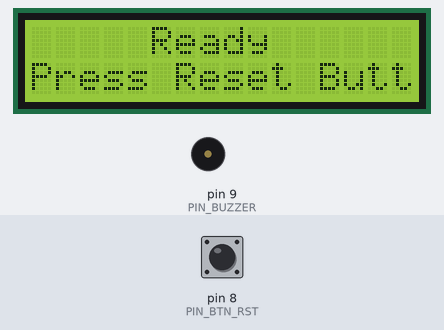
This sketch was run on a simulated Arduino Uno, built with avr-gcc and run on an emulated ATmega328P. On the bench: 16×2 character LCD, buzzer (waves = sounding). The test bench sets the inputs (shaded band); at power-on: pin 8 (PIN_BTN_RST) HIGH.

Above: at 1.2 s.
1.3 s: pin 8 (PIN_BTN_RST) pulled LOW for 1 s
At 2.8 s:
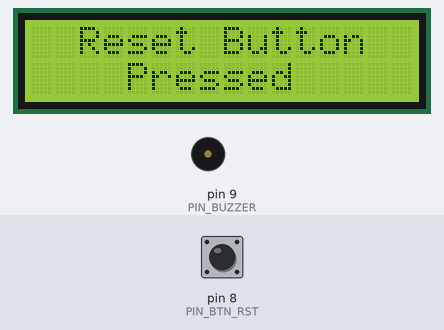
3.8 s: pin 8 (PIN_BTN_RST) pulled LOW for 3.2 s
At 4.41 s:
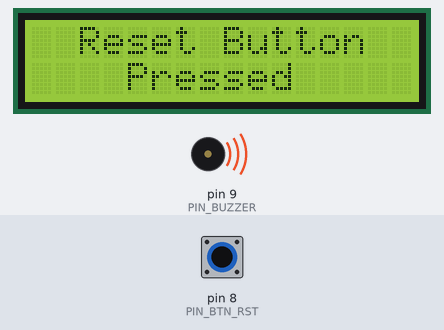
Timing chart, 0 to 8.8 s (numbered marks = the images above; inputs shaded):
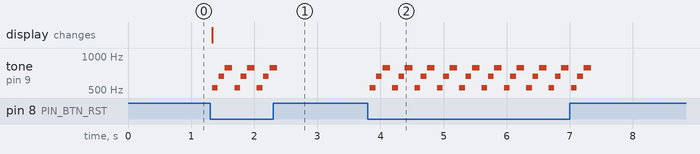

The sketch:

3-buzzer.ino
```cpp
/*
  Reset Button Test with LCD Screen and Sound
  - LCD shows "Ready" / "Press Reset Button" on boot
  - When reset button pressed, LCD shows "Reset Button Pressed" and plays sound
  - LCD returns to ready message after 10 seconds

  Reset Button: D8 -> GND
  Buzzer: D9
  I2C LCD: A4 (SDA), A5 (SCL), VCC 5V, GND
*/

#include <Wire.h>
#include <LiquidCrystal_I2C.h>

// ------------- CONFIG -------------
const uint8_t PIN_BTN_RST = 8;
const uint8_t PIN_BUZZER = 9;
const unsigned long DEBOUNCE_MS = 30;
const unsigned long DISPLAY_TIMEOUT_MS = 10000;  // 10 seconds

// LCD
const uint8_t LCD_ADDR = 0x27;  // change to 0x3F if needed
const uint8_t LCD_COLS = 16;
const uint8_t LCD_ROWS = 2;

LiquidCrystal_I2C lcd(LCD_ADDR, LCD_COLS, LCD_ROWS);

// --------- Notes (Hz) -------------
#define NOTE_C5  523
#define NOTE_E5  659
#define NOTE_G5  784
// ----------------------------------

// State
unsigned long lastRstEdge = 0;
unsigned long pressedAt = 0;
bool showingPressed = false;

// ---------- Sound helpers ----------
void toneGap(int freq, int durMs, int gapMs) {
  if (freq > 0) tone(PIN_BUZZER, freq, durMs);
  delay(durMs);
  noTone(PIN_BUZZER);
  if (gapMs > 0) delay(gapMs);
}

// Start chime when reset pressed
void playStartChime() {
  toneGap(NOTE_C5, 90, 10);
  toneGap(NOTE_E5, 90, 10);
  toneGap(NOTE_G5, 120, 0);
}

// -------- LCD helpers --------
void printCentered16(uint8_t row, const char* msg) {
  int len = 0;
  while (msg[len] && len < 16) len++;
  int padLeft = (16 - len) / 2;

  lcd.setCursor(0, row);
  for (int i = 0; i < padLeft; ++i) lcd.print(' ');
  for (int i = 0; i < len; ++i) lcd.print(msg[i]);
  for (int i = padLeft + len; i < 16; ++i) lcd.print(' ');
}

void showReady() {
  lcd.clear();
  printCentered16(0, "Ready");
  printCentered16(1, "Press Reset Button");
  showingPressed = false;
}

void showPressed() {
  lcd.clear();
  printCentered16(0, "Reset Button");
  printCentered16(1, "Pressed");
  showingPressed = true;
  pressedAt = millis();
  playStartChime();  // Play sound when reset pressed
}
// -----------------------------

void setup() {
  pinMode(PIN_BTN_RST, INPUT_PULLUP);
  pinMode(PIN_BUZZER, OUTPUT);
  noTone(PIN_BUZZER);

  // LCD
  lcd.init();
  lcd.backlight();

  showReady();
}

void loop() {
  unsigned long now = millis();

  // --- Reset button detection (debounced) ---
  if (digitalRead(PIN_BTN_RST) == LOW) {
    if (now - lastRstEdge > DEBOUNCE_MS) {
      lastRstEdge = now;
      showPressed();
    }
  }

  // --- Auto-return to ready screen after timeout ---
  if (showingPressed && (millis() - pressedAt >= DISPLAY_TIMEOUT_MS)) {
    showReady();
  }
}
```

Measured:
- after the input at 1.3 s, tone on pin 9 (PIN_BUZZER): silent → 523 Hz at once, then repeats every 0.35 s: silent 0.01 s, 659 Hz 0.09 s, silent 0.01 s, 784 Hz 0.12 s, silent 0.03 s, 523 Hz 0.09 s, until it stays silent from 2.4 s; the display: changes at once (image 1)
- after the input at 3.8 s, tone on pin 9 (PIN_BUZZER): silent → 523 Hz at once, then repeats every 0.35 s: silent 0.01 s, 659 Hz 0.09 s, silent 0.01 s, 784 Hz 0.12 s, silent 0.03 s, 523 Hz 0.09 s, until it stays silent from 7.3 s
